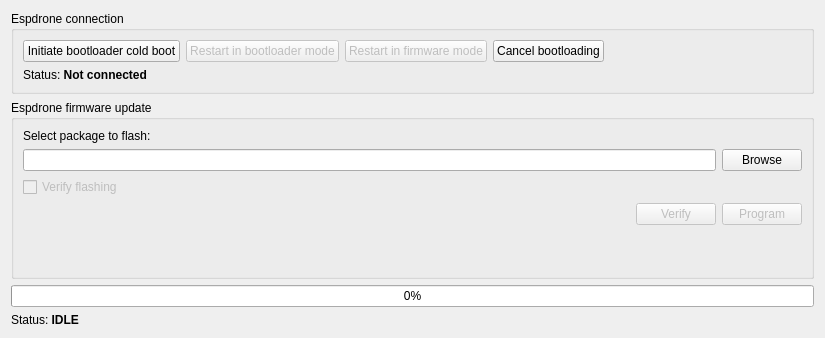
<?xml version="1.0" encoding="UTF-8"?>
<ui version="4.0">
 <class>Form</class>
 <widget class="QWidget" name="Form">
  <property name="windowModality">
   <enum>Qt::ApplicationModal</enum>
  </property>
  <property name="enabled">
   <bool>true</bool>
  </property>
  <property name="geometry">
   <rect>
    <x>0</x>
    <y>0</y>
    <width>825</width>
    <height>338</height>
   </rect>
  </property>
  <property name="windowTitle">
   <string>Espdrone Service</string>
  </property>
  <layout class="QGridLayout" name="gridLayout_3">
   <item row="0" column="0">
    <layout class="QVBoxLayout" name="verticalLayout">
     <item>
      <widget class="QGroupBox" name="groupBox">
       <property name="title">
        <string>Espdrone connection</string>
       </property>
       <layout class="QVBoxLayout" name="verticalLayout_2">
        <item>
         <layout class="QHBoxLayout" name="horizontalLayout_2">
          <item>
           <widget class="QPushButton" name="coldBootButton">
            <property name="text">
             <string>Initiate bootloader cold boot</string>
            </property>
           </widget>
          </item>
          <item>
           <widget class="QPushButton" name="pushButton_2">
            <property name="enabled">
             <bool>false</bool>
            </property>
            <property name="text">
             <string>Restart in bootloader mode</string>
            </property>
           </widget>
          </item>
          <item>
           <widget class="QPushButton" name="resetButton">
            <property name="enabled">
             <bool>false</bool>
            </property>
            <property name="text">
             <string>Restart in firmware mode</string>
            </property>
           </widget>
          </item>
          <item>
           <widget class="QPushButton" name="_cancel_bootloading">
            <property name="text">
             <string>Cancel bootloading</string>
            </property>
           </widget>
          </item>
          <item>
           <spacer name="horizontalSpacer">
            <property name="orientation">
             <enum>Qt::Horizontal</enum>
            </property>
            <property name="sizeHint" stdset="0">
             <size>
              <width>40</width>
              <height>20</height>
             </size>
            </property>
           </spacer>
          </item>
         </layout>
        </item>
        <item>
         <widget class="QLabel" name="connectionStatus">
          <property name="text">
           <string>Status: &lt;b&gt;Not connected&lt;/b&gt;</string>
          </property>
         </widget>
        </item>
       </layout>
      </widget>
     </item>
     <item>
      <layout class="QGridLayout" name="gridLayout">
       <property name="horizontalSpacing">
        <number>6</number>
       </property>
       <item row="0" column="0">
        <widget class="QGroupBox" name="groupBox_2">
         <property name="enabled">
          <bool>true</bool>
         </property>
         <property name="title">
          <string>Espdrone firmware update</string>
         </property>
         <layout class="QVBoxLayout" name="verticalLayout_3">
          <item>
           <layout class="QGridLayout" name="gridLayout_4">
            <item row="1" column="2">
             <widget class="QPushButton" name="imagePathBrowseButton">
              <property name="text">
               <string>Browse</string>
              </property>
             </widget>
            </item>
            <item row="2" column="0">
             <widget class="QCheckBox" name="verifyCheckBox">
              <property name="enabled">
               <bool>false</bool>
              </property>
              <property name="text">
               <string>Verify flashing</string>
              </property>
             </widget>
            </item>
            <item row="0" column="0">
             <widget class="QLabel" name="label_3">
              <property name="text">
               <string>Select package to flash:</string>
              </property>
             </widget>
            </item>
            <item row="1" column="0">
             <widget class="QLineEdit" name="imagePathLine"/>
            </item>
           </layout>
          </item>
          <item>
           <layout class="QHBoxLayout" name="horizontalLayout_3">
            <item>
             <spacer name="horizontalSpacer_2">
              <property name="orientation">
               <enum>Qt::Horizontal</enum>
              </property>
              <property name="sizeHint" stdset="0">
               <size>
                <width>40</width>
                <height>20</height>
               </size>
              </property>
             </spacer>
            </item>
            <item>
             <widget class="QPushButton" name="verifyButton">
              <property name="enabled">
               <bool>false</bool>
              </property>
              <property name="text">
               <string>Verify</string>
              </property>
             </widget>
            </item>
            <item>
             <widget class="QPushButton" name="programButton">
              <property name="enabled">
               <bool>false</bool>
              </property>
              <property name="text">
               <string>Program</string>
              </property>
             </widget>
            </item>
           </layout>
          </item>
          <item>
           <spacer name="verticalSpacer_3">
            <property name="orientation">
             <enum>Qt::Vertical</enum>
            </property>
            <property name="sizeHint" stdset="0">
             <size>
              <width>20</width>
              <height>40</height>
             </size>
            </property>
           </spacer>
          </item>
         </layout>
        </widget>
       </item>
      </layout>
     </item>
     <item>
      <layout class="QVBoxLayout" name="verticalLayout_6">
       <item>
        <widget class="QProgressBar" name="progressBar">
         <property name="value">
          <number>0</number>
         </property>
        </widget>
       </item>
       <item>
        <widget class="QLabel" name="statusLabel">
         <property name="text">
          <string>Status: &lt;b&gt;IDLE&lt;/b&gt;</string>
         </property>
        </widget>
       </item>
      </layout>
     </item>
    </layout>
   </item>
  </layout>
 </widget>
 <resources/>
 <connections/>
</ui>
